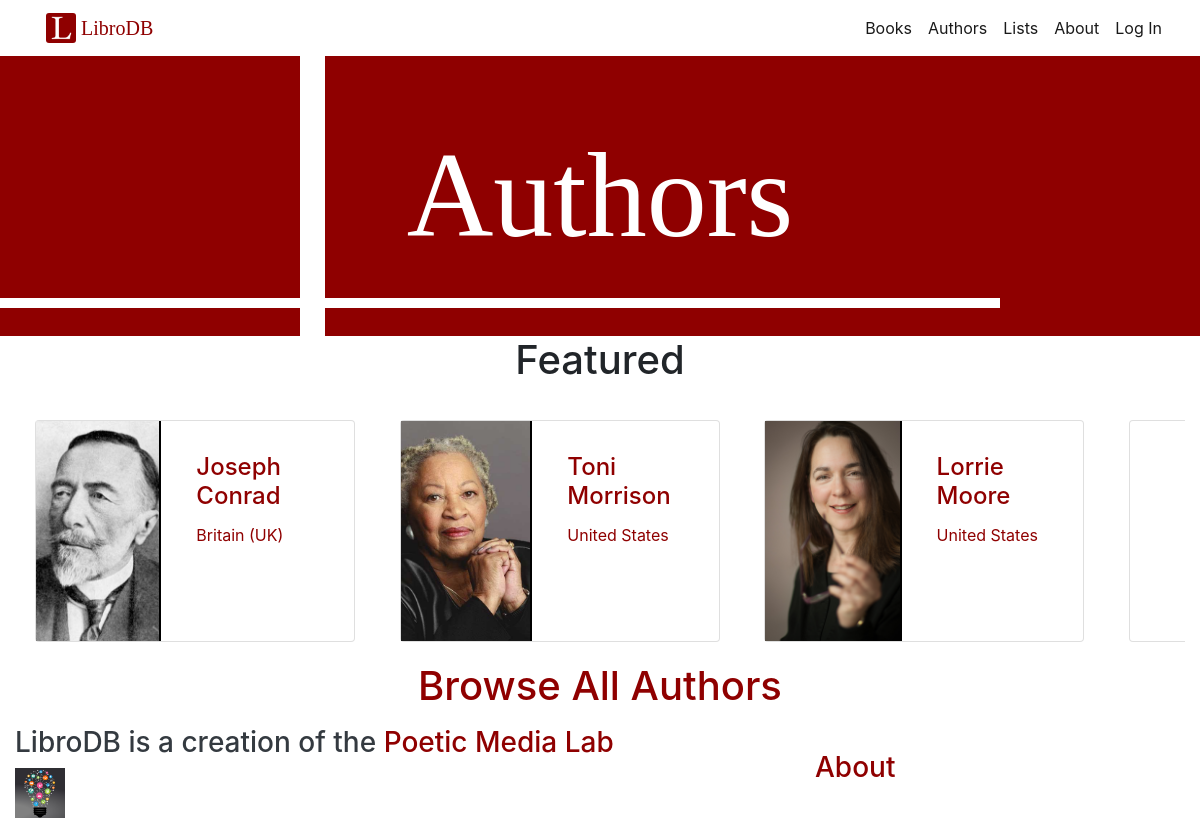
Screenshot of /authors/ with the database file from the repository.
### authors/models.py (models this page shows, shortened)
class Author(models.Model):
	first_name = models.CharField(max_length=50)
	last_name = models.CharField(max_length=50)
	full_name = models.CharField(max_length=100)
	birth_year = models.IntegerField()
	bio = models.TextField()
	country = CountryField()
	schools = models.ManyToManyField(School, blank=True)
	regions = models.ManyToManyField(Region, blank=True)
	date_added = models.DateField(auto_now_add=True)
	author_image = models.ImageField(null=True, blank=True, upload_to='author_images')
	slug = models.SlugField(max_length=30)
	featured_author = models.BooleanField()
	likes = models.ManyToManyField(User, related_name="author_likes", blank=True)
	lists = models.ManyToManyField('AuthorList', through='AuthorListEntry', related_name='author_lists')
	def get_absolute_url(self):
		return reverse('authors:detail', kwargs={'slug': self.slug, 'author_id': self.id})

### authors/views.py (the view)
# urls.py: path('', AuthorPage.as_view(), name='home'),
class AuthorPage(TemplateView):
	template_name="authors/index.html"
	def get_context_data(self, **kwargs):
		context = super().get_context_data(**kwargs)
		context['authors'] = Author.objects.all()
		context['featuredauthors'] = Author.objects.filter(featured_author=True)
		return context

### authors/templates/authors/index.html
{% extends "base.html" %}
{% load static %}
{% block content %}
<section class="jumbotron jumbotron-fluid libro-jumbotron authors-jumbotron">
    <div>
        <div class="row">
            <h1 class="text-white books-jumbotron-text">Authors</h1>
    </div>
</section>
<section class="featured-authors">
<div class="container-fluid">
  <h1 class="text-center mb-3">Featured</h1>
  <div class="scrolling-wrapper">
    {% for author in featuredauthors %} {% include "./_slide.html" with obj=author type="author" numAuthors=nauthors %} {% endfor %}
  </div>
</div>
</section>
<section class="author-filters">
<div class="container-fluid">
	<a href="browse"><h1 class="text-center mb-3">Browse All Authors</h1></a>
</section>
{% endblock %}asdf

### authors/templates/authors/_slide.html
{% load static %}
        <a href="{{ obj.get_absolute_url }}">
        <div class="card author-card">
          <div class="card-bg-image" style="background-image: url('{{ obj.author_image.url }}'); background-size: cover;">
            </div>
          <div class="card-body">
            <h4 class="card-title">{{ obj.first_name }} {{ obj.last_name }}</h4>
            <p class="card-text">{{ obj.country.name }}</p>
          </div>
        </div>
      </a>

### staticfiles/home.css (style rules this page uses)
a { color: #8F0000; }
.jumbotron { margin-bottom: 0; }
.libro-jumbotron { height: 35vh; padding-top: 0; padding-bottom: 0; position: relative; }
.libro-jumbotron .row { height: 35vh; }
.books-jumbotron-text { font-size: 10vw !important; margin: auto; font-family: "Libre Baskerville", serif; font-size: 9em; }
.authors-jumbotron { background: #8F0000 }
.authors-jumbotron:before { content: ""; border-left: 25px solid white; position: absolute; left: 25%; bottom: 0; height: 100%; }
.authors-jumbotron:after { content: ""; border-bottom: 10px solid white; width: calc(100% - 200px); position: absolute; bottom: 10%; }
.card { transition: 1s border ease; flex-direction: row; margin: 20px; min-width: 320px; }
.card-title { margin-top: .75rem; }
div.card-bg-image { height: 220px; width: 50%; overflow: hidden; border-right: 2px solid black; float: left; margin-right: 15px; background-position: center; }
.card-body { max-width: 59%; }
div.scrolling-wrapper { overflow-x: scroll; overflow-y: hidden; white-space: nowrap; }
div.scrolling-wrapper div.card { display: inline-flex; white-space: initial; }

### rows the page displays
Author: author_image (picture), first_name "Joseph", last_name "Conrad", country.name "Britain (UK)"
Author: author_image (picture), first_name "Toni", last_name "Morrison", country.name "United States"
Author: author_image (picture), first_name "Lorrie", last_name "Moore", country.name "United States"
